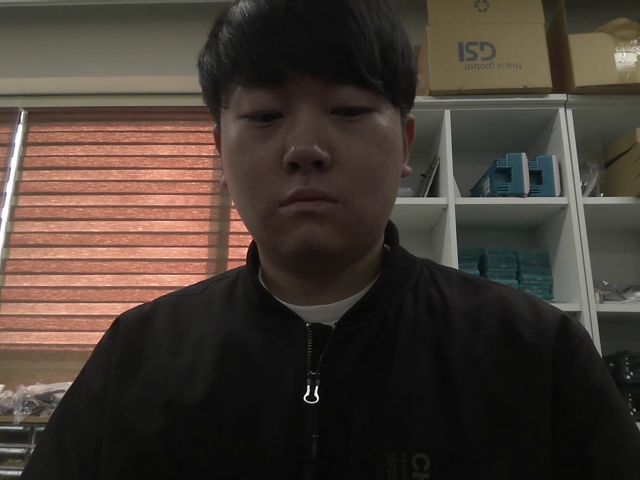
#> input picture lab/00_input_picture/img/camera_img.PNG, 640 x 480 px
$ python camera_post_processing.py
#> lines starting #> are read from the running program, lines starting #| are printed output that depends on the picture
#> further down, image is the input picture: shape (480, 640, 3); mean B, G, R 51.4, 59, 69.2
import cv2

def histogram_equalization(image):
    gray_image = cv2.cvtColor(image, cv2.COLOR_BGR2GRAY)
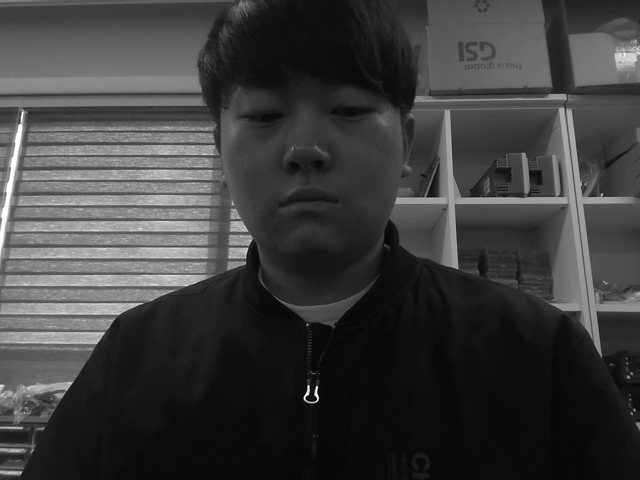
#> gray_image: shape (480, 640); min 0, max 254, mean 61.2
    equalized_image = cv2.equalizeHist(gray_image)
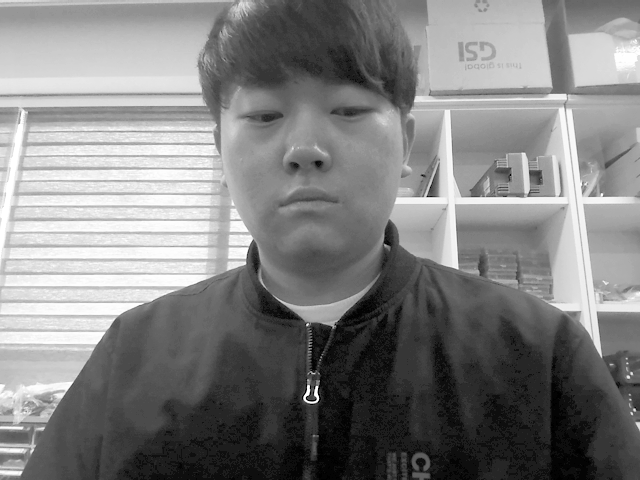
#> equalized_image: shape (480, 640); min 0, max 255, mean 129.2
    return cv2.cvtColor(equalized_image, cv2.COLOR_GRAY2BGR)

if __name__ == "__main__":
    # 이미지 불러오기
    image = cv2.imread("./img/camera_img.PNG")

    # 히스토그램 평활화 적용
    equalized_image = histogram_equalization(image)

    # 결과 이미지 출력
    cv2.imshow("Original Image", image)
    cv2.imshow("Equalized Image", equalized_image)
    cv2.imshow("aaa", image +20)
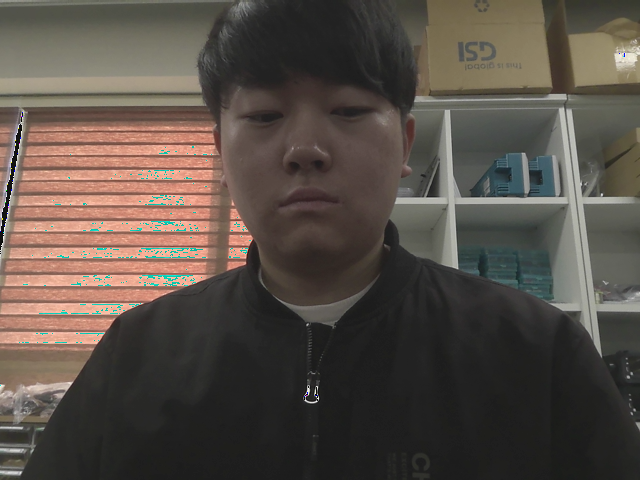
#> window 'aaa': shape (480, 640, 3); mean B, G, R 71, 78.5, 87.7
    cv2.waitKey(0)
    cv2.destroyAllWindows()
